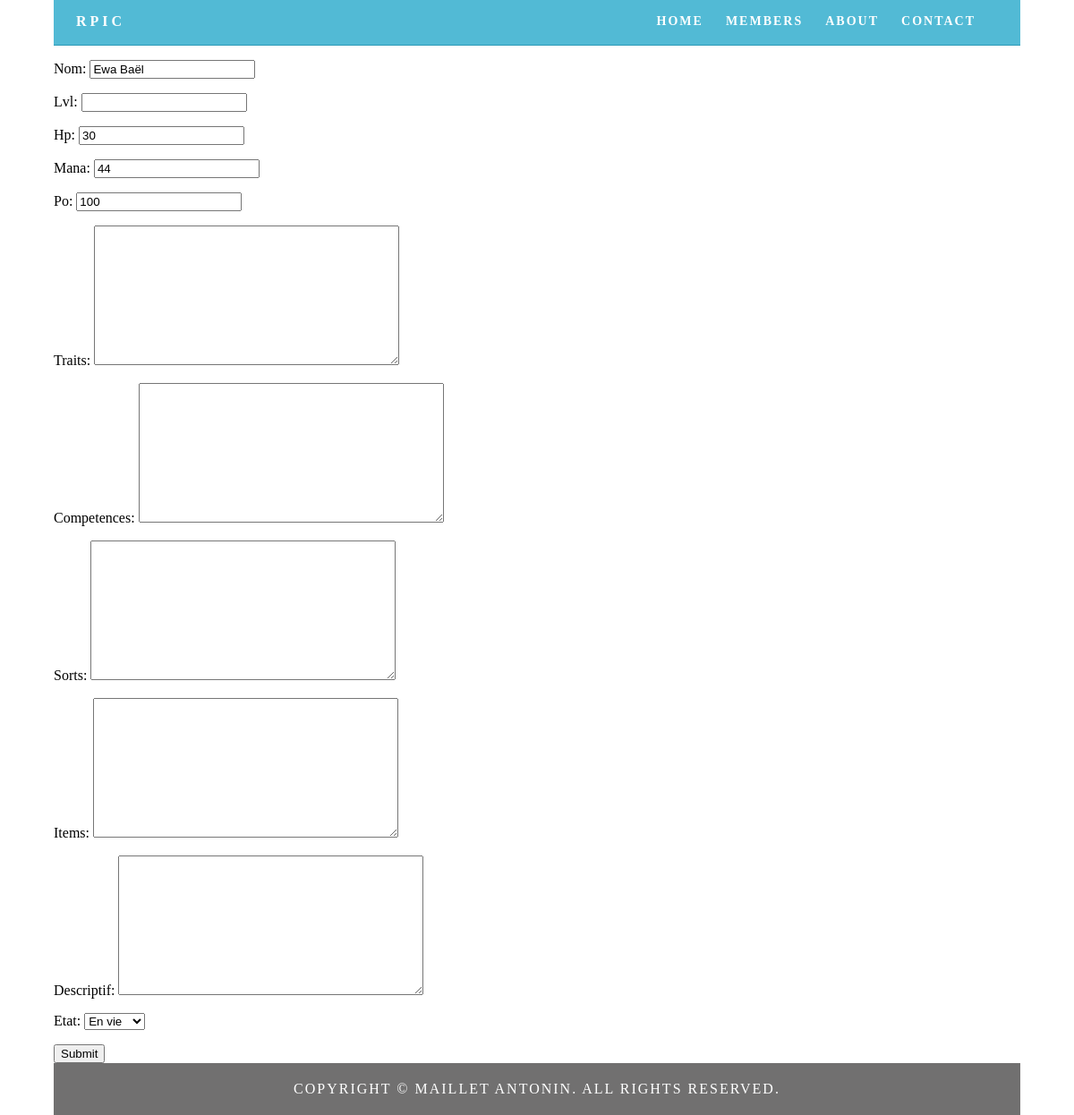
Page /modifierFichePerso/10 (signed in) on the committed database.
### personnages/models.py (models this page shows, shortened)
class FichePerso(models.Model):
	nom = models.CharField(max_length = 20)
	perso = models.ForeignKey(Perso)
	lvl = models.IntegerField(null = True, blank = True)
	hp = models.IntegerField(null = True, blank = True)
	mana = models.IntegerField(null = True, blank = True)
	po = models.IntegerField(null = True, blank = True)
	traits = models.TextField(null = True, blank = True)
	competences = models.TextField(null = True, blank = True)
	sorts = models.TextField(null = True, blank = True)
	items = models.TextField(null = True, blank = True)
	item = models.ManyToManyField(Item, through = 'Possession')
	descriptif = models.TextField(null = True, blank = True)
	etatsPossible = (("EnVie", "En vie"),("Mort", "Mort"),("Disparu", "Disparu"))
	etat = models.CharField(max_length = 20, choices = etatsPossible, default = "EnVie")
	extra = models.URLField(null = True, blank = True)
	class Meta:
	    permissions = (
	        ("voirFichePerso", "voir fiche perso"),
        )

### personnages/views.py (the view)
# urls.py: url(r'^modifierFichePerso/(\d+)$', views.modifierFichePerso, name='modifierFichePerso'),
@login_required()
def modifierFichePerso(request, id_fichePerso):
    fichePerso = FichePerso.objects.get(id = id_fichePerso)
    if request.method == "GET":
        form = FichePersoForm(instance = fichePerso)
    elif request.method == "POST":
        form = FichePersoForm(request.POST, instance = fichePerso)
        if form.is_valid():
            form.save()
            return redirect(afficherPerso)
    return render(request, 'personnages/modifierFichePerso.html', locals())

### personnages/forms.py
class FichePersoForm(forms.ModelForm):
	class Meta:
		model = FichePerso
		exclude = ('perso', 'extra', 'item')

### personnages/templates/personnages/modifierFichePerso.html (shortened to what this page needs)
{% extends "base.html" %}
{% block content %}
<form action="{% url 'modifierFichePerso' fichePerso.id %}" method="post">
	{{ form.as_p }}
	<input type="submit" value="Submit" />
</form>
{% endblock %}

### home/static/home/css/simpleGridTemplate.css (style rules this page uses)
body { font-family: Cambria, "Hoefler Text", "Liberation Serif", Times, "Times New Roman", serif; background-color: #FFFFFF; margin: 0; }

### rows in the picture
FichePerso: nom "Ewa Baël", hp "30", mana "44", po "100", etat "En vie"
